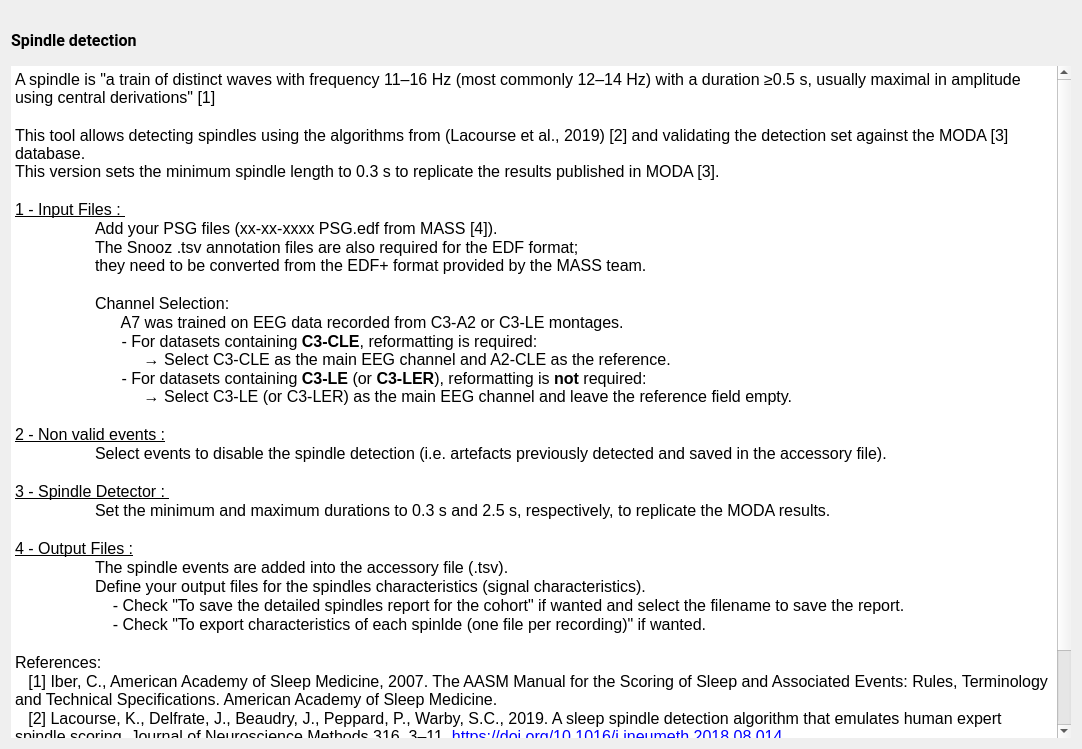
<?xml version="1.0" encoding="UTF-8"?>
<ui version="4.0">
 <class>SpindleDetectionDoc</class>
 <widget class="QWidget" name="SpindleDetectionDoc">
  <property name="geometry">
   <rect>
    <x>0</x>
    <y>0</y>
    <width>1082</width>
    <height>749</height>
   </rect>
  </property>
  <property name="windowTitle">
   <string/>
  </property>
  <property name="styleSheet">
   <string notr="true">font: 12pt &quot;Roboto&quot;;</string>
  </property>
  <layout class="QVBoxLayout" name="verticalLayout_2">
   <item>
    <widget class="QLabel" name="spindle_image">
     <property name="maximumSize">
      <size>
       <width>16777215</width>
       <height>100</height>
      </size>
     </property>
     <property name="text">
      <string/>
     </property>
     <property name="pixmap">
      <pixmap resource="spindle.qrc">:/spindle_moda/e0004-b1-01-05-0001-smp303751_res80.png</pixmap>
     </property>
     <property name="scaledContents">
      <bool>false</bool>
     </property>
     <property name="alignment">
      <set>Qt::AlignmentFlag::AlignCenter</set>
     </property>
    </widget>
   </item>
   <item>
    <layout class="QVBoxLayout" name="verticalLayout">
     <item>
      <widget class="QLabel" name="label">
       <property name="font">
        <font>
         <family>Roboto</family>
         <pointsize>12</pointsize>
         <italic>false</italic>
         <bold>false</bold>
        </font>
       </property>
       <property name="text">
        <string>&lt;html&gt;&lt;head/&gt;&lt;body&gt;&lt;p&gt;&lt;span style=&quot; font-weight:600;&quot;&gt;Spindle detection&lt;/span&gt;&lt;/p&gt;&lt;/body&gt;&lt;/html&gt;</string>
       </property>
      </widget>
     </item>
     <item>
      <spacer name="verticalSpacer">
       <property name="orientation">
        <enum>Qt::Orientation::Vertical</enum>
       </property>
       <property name="sizeType">
        <enum>QSizePolicy::Policy::Fixed</enum>
       </property>
       <property name="sizeHint" stdset="0">
        <size>
         <width>20</width>
         <height>10</height>
        </size>
       </property>
      </spacer>
     </item>
     <item>
      <widget class="QTextEdit" name="textEdit">
       <property name="frameShape">
        <enum>QFrame::Shape::NoFrame</enum>
       </property>
       <property name="frameShadow">
        <enum>QFrame::Shadow::Plain</enum>
       </property>
       <property name="lineWidth">
        <number>0</number>
       </property>
       <property name="readOnly">
        <bool>true</bool>
       </property>
       <property name="html">
        <string>&lt;!DOCTYPE HTML PUBLIC &quot;-//W3C//DTD HTML 4.0//EN&quot; &quot;http://www.w3.org/TR/REC-html40/strict.dtd&quot;&gt;
&lt;html&gt;&lt;head&gt;&lt;meta name=&quot;qrichtext&quot; content=&quot;1&quot; /&gt;&lt;meta charset=&quot;utf-8&quot; /&gt;&lt;style type=&quot;text/css&quot;&gt;
p, li { white-space: pre-wrap; }
hr { height: 1px; border-width: 0; }
li.unchecked::marker { content: &quot;\2610&quot;; }
li.checked::marker { content: &quot;\2612&quot;; }
&lt;/style&gt;&lt;/head&gt;&lt;body style=&quot; font-family:'Roboto'; font-size:12pt; font-weight:400; font-style:normal;&quot;&gt;
&lt;p style=&quot; margin-top:0px; margin-bottom:0px; margin-left:0px; margin-right:0px; -qt-block-indent:0; text-indent:0px;&quot;&gt;A spindle is &amp;quot;a train of distinct waves with frequency 11–16 Hz (most commonly 12–14 Hz) with a duration ≥0.5 s, usually maximal in amplitude using central derivations&amp;quot; [1]&lt;/p&gt;
&lt;p style=&quot;-qt-paragraph-type:empty; margin-top:0px; margin-bottom:0px; margin-left:0px; margin-right:0px; -qt-block-indent:0; text-indent:0px;&quot;&gt;&lt;br /&gt;&lt;/p&gt;
&lt;p style=&quot; margin-top:0px; margin-bottom:0px; margin-left:0px; margin-right:0px; -qt-block-indent:0; text-indent:0px;&quot;&gt;This tool allows detecting spindles using the algorithms from (Lacourse et al., 2019) [2] and validating the detection set against the MODA [3] database.&lt;br /&gt;This version sets the minimum spindle length to 0.3 s to replicate the results published in MODA [3].&lt;/p&gt;
&lt;p style=&quot;-qt-paragraph-type:empty; margin-top:0px; margin-bottom:0px; margin-left:0px; margin-right:0px; -qt-block-indent:0; text-indent:0px;&quot;&gt;&lt;br /&gt;&lt;/p&gt;
&lt;p style=&quot; margin-top:0px; margin-bottom:0px; margin-left:0px; margin-right:0px; -qt-block-indent:0; text-indent:0px;&quot;&gt;&lt;span style=&quot; text-decoration: underline;&quot;&gt;1 - Input Files : &lt;/span&gt;&lt;/p&gt;
&lt;p style=&quot; margin-top:0px; margin-bottom:0px; margin-left:0px; margin-right:0px; -qt-block-indent:0; text-indent:0px;&quot;&gt;	Add your PSG files (xx-xx-xxxx PSG.edf from MASS [4]).&lt;/p&gt;
&lt;p style=&quot; margin-top:0px; margin-bottom:0px; margin-left:0px; margin-right:0px; -qt-block-indent:0; text-indent:0px;&quot;&gt;	The Snooz .tsv annotation files are also required for the EDF format; &lt;br /&gt;	they need to be converted from the EDF+ format provided by the MASS team.&lt;/p&gt;
&lt;p style=&quot; margin-top:0px; margin-bottom:0px; margin-left:0px; margin-right:0px; -qt-block-indent:0; text-indent:0px;&quot;&gt;	&lt;/p&gt;
&lt;p style=&quot; margin-top:0px; margin-bottom:0px; margin-left:0px; margin-right:0px; -qt-block-indent:0; text-indent:0px;&quot;&gt;	Channel Selection: &lt;/p&gt;
&lt;p style=&quot; margin-top:0px; margin-bottom:0px; margin-left:0px; margin-right:0px; -qt-block-indent:0; text-indent:0px;&quot;&gt;                        A7 was trained on EEG data recorded from C3-A2 or C3-LE montages.&lt;/p&gt;
&lt;p style=&quot; margin-top:0px; margin-bottom:0px; margin-left:0px; margin-right:0px; -qt-block-indent:0; text-indent:0px;&quot;&gt;                        - For datasets containing &lt;span style=&quot; font-weight:700;&quot;&gt;C3-CLE&lt;/span&gt;, reformatting is required:&lt;br /&gt;                             → Select C3-CLE as the main EEG channel and A2-CLE as the reference.&lt;/p&gt;
&lt;p style=&quot; margin-top:0px; margin-bottom:0px; margin-left:0px; margin-right:0px; -qt-block-indent:0; text-indent:0px;&quot;&gt;                        - For datasets containing &lt;span style=&quot; font-weight:700;&quot;&gt;C3-LE &lt;/span&gt;(or&lt;span style=&quot; font-weight:700;&quot;&gt; C3-LER&lt;/span&gt;), reformatting is &lt;span style=&quot; font-weight:700;&quot;&gt;not&lt;/span&gt; required:&lt;br /&gt;                             → Select C3-LE (or C3-LER)&lt;span style=&quot; font-weight:700;&quot;&gt; &lt;/span&gt;as the main EEG channel and leave the reference field empty.&lt;/p&gt;
&lt;p style=&quot;-qt-paragraph-type:empty; margin-top:0px; margin-bottom:0px; margin-left:0px; margin-right:0px; -qt-block-indent:0; text-indent:0px;&quot;&gt;&lt;br /&gt;&lt;/p&gt;
&lt;p style=&quot; margin-top:0px; margin-bottom:0px; margin-left:0px; margin-right:0px; -qt-block-indent:0; text-indent:0px;&quot;&gt;&lt;span style=&quot; text-decoration: underline;&quot;&gt;2 - Non valid events :&lt;/span&gt;&lt;/p&gt;
&lt;p style=&quot; margin-top:0px; margin-bottom:0px; margin-left:0px; margin-right:0px; -qt-block-indent:0; text-indent:0px;&quot;&gt;	Select events to disable the spindle detection (i.e. artefacts previously detected and saved in the accessory file).&lt;/p&gt;
&lt;p style=&quot;-qt-paragraph-type:empty; margin-top:0px; margin-bottom:0px; margin-left:0px; margin-right:0px; -qt-block-indent:0; text-indent:0px;&quot;&gt;&lt;br /&gt;&lt;/p&gt;
&lt;p style=&quot; margin-top:0px; margin-bottom:0px; margin-left:0px; margin-right:0px; -qt-block-indent:0; text-indent:0px;&quot;&gt;&lt;span style=&quot; text-decoration: underline;&quot;&gt;3 - Spindle Detector : &lt;/span&gt;&lt;/p&gt;
&lt;p style=&quot; margin-top:0px; margin-bottom:0px; margin-left:0px; margin-right:0px; -qt-block-indent:0; text-indent:0px;&quot;&gt;	Set the minimum and maximum durations to 0.3 s and 2.5 s, respectively, to replicate the MODA results.&lt;/p&gt;
&lt;p style=&quot;-qt-paragraph-type:empty; margin-top:0px; margin-bottom:0px; margin-left:0px; margin-right:0px; -qt-block-indent:0; text-indent:0px;&quot;&gt;&lt;br /&gt;&lt;/p&gt;
&lt;p style=&quot; margin-top:0px; margin-bottom:0px; margin-left:0px; margin-right:0px; -qt-block-indent:0; text-indent:0px;&quot;&gt;&lt;span style=&quot; text-decoration: underline;&quot;&gt;4 - Output Files :&lt;/span&gt;&lt;/p&gt;
&lt;p style=&quot; margin-top:0px; margin-bottom:0px; margin-left:0px; margin-right:0px; -qt-block-indent:0; text-indent:0px;&quot;&gt;	The spindle events are added into the accessory file (.tsv).&lt;/p&gt;
&lt;p style=&quot; margin-top:0px; margin-bottom:0px; margin-left:0px; margin-right:0px; -qt-block-indent:0; text-indent:0px;&quot;&gt;	Define your output files for the spindles characteristics (signal characteristics). &lt;/p&gt;
&lt;p style=&quot; margin-top:0px; margin-bottom:0px; margin-left:0px; margin-right:0px; -qt-block-indent:0; text-indent:0px;&quot;&gt;	    - Check &amp;quot;To save the detailed spindles report for the cohort&amp;quot; if wanted and select the filename to save the report.&lt;/p&gt;
&lt;p style=&quot; margin-top:0px; margin-bottom:0px; margin-left:0px; margin-right:0px; -qt-block-indent:0; text-indent:0px;&quot;&gt;	    - Check &amp;quot;To export characteristics of each spinlde (one file per recording)&amp;quot; if wanted.&lt;/p&gt;
&lt;p style=&quot;-qt-paragraph-type:empty; margin-top:0px; margin-bottom:0px; margin-left:0px; margin-right:0px; -qt-block-indent:0; text-indent:0px;&quot;&gt;&lt;br /&gt;&lt;/p&gt;
&lt;p style=&quot; margin-top:0px; margin-bottom:0px; margin-left:0px; margin-right:0px; -qt-block-indent:0; text-indent:0px;&quot;&gt;References:&lt;/p&gt;
&lt;p style=&quot; margin-top:0px; margin-bottom:0px; margin-left:0px; margin-right:0px; -qt-block-indent:0; text-indent:0px;&quot;&gt;   [1] Iber, C., American Academy of Sleep Medicine, 2007. The AASM Manual for the Scoring of Sleep and Associated Events: Rules, Terminology and Technical Specifications. American Academy of Sleep Medicine. &lt;/p&gt;
&lt;p style=&quot; margin-top:0px; margin-bottom:0px; margin-left:0px; margin-right:0px; -qt-block-indent:0; text-indent:0px;&quot;&gt;   [2] Lacourse, K., Delfrate, J., Beaudry, J., Peppard, P., Warby, S.C., 2019. A sleep spindle detection algorithm that emulates human expert spindle scoring. Journal of Neuroscience Methods 316, 3–11. &lt;a href=&quot;https://doi.org/10.1016/j.jneumeth.2018.08.014&quot;&gt;&lt;span style=&quot; text-decoration: underline; color:#0000ff;&quot;&gt;https://doi.org/10.1016/j.jneumeth.2018.08.014&lt;/span&gt;&lt;/a&gt; &lt;/p&gt;
&lt;p style=&quot; margin-top:0px; margin-bottom:0px; margin-left:0px; margin-right:0px; -qt-block-indent:0; text-indent:0px;&quot;&gt;   [3] Lacourse, K., Yetton, B., Mednick, S., &amp;amp; Warby, S. C. (2020). Massive online data annotation, crowdsourcing to generate high quality sleep spindle annotations from EEG data. &lt;span style=&quot; font-style:italic;&quot;&gt;Scientific Data&lt;/span&gt;, &lt;span style=&quot; font-style:italic;&quot;&gt;7&lt;/span&gt;(1), Article 1. &lt;a href=&quot;https://doi.org/10.1038/s41597-020-0533-4&quot;&gt;&lt;span style=&quot; text-decoration: underline; color:#003e92;&quot;&gt;https://doi.org/10.1038/s41597-020-0533-4&lt;/span&gt;&lt;/a&gt; &lt;/p&gt;
&lt;p style=&quot; margin-top:0px; margin-bottom:0px; margin-left:0px; margin-right:0px; -qt-block-indent:0; text-indent:0px;&quot;&gt;   [4] O’Reilly, C., Gosselin, N., Carrier, J., &amp;amp; Nielsen, T. (2014, December 1). &lt;span style=&quot; font-style:italic;&quot;&gt;Montreal Archive of Sleep Studies: An open‐access resource for instrument benchmarking and exploratory research&lt;/span&gt;. Journal of Sleep Research. &lt;a href=&quot;https://doi.org/10.1111/jsr.12169&quot;&gt;&lt;span style=&quot; text-decoration: underline; color:#003e92;&quot;&gt;https://doi.org/10.1111/jsr.12169&lt;/span&gt;&lt;/a&gt; &lt;/p&gt;&lt;/body&gt;&lt;/html&gt;</string>
       </property>
      </widget>
     </item>
    </layout>
   </item>
  </layout>
 </widget>
 <resources>
  <include location="spindle.qrc"/>
  <include location="../../../../../snooz-toolbox/src/main/python/ui/themes/themes.qrc"/>
 </resources>
 <connections/>
</ui>
